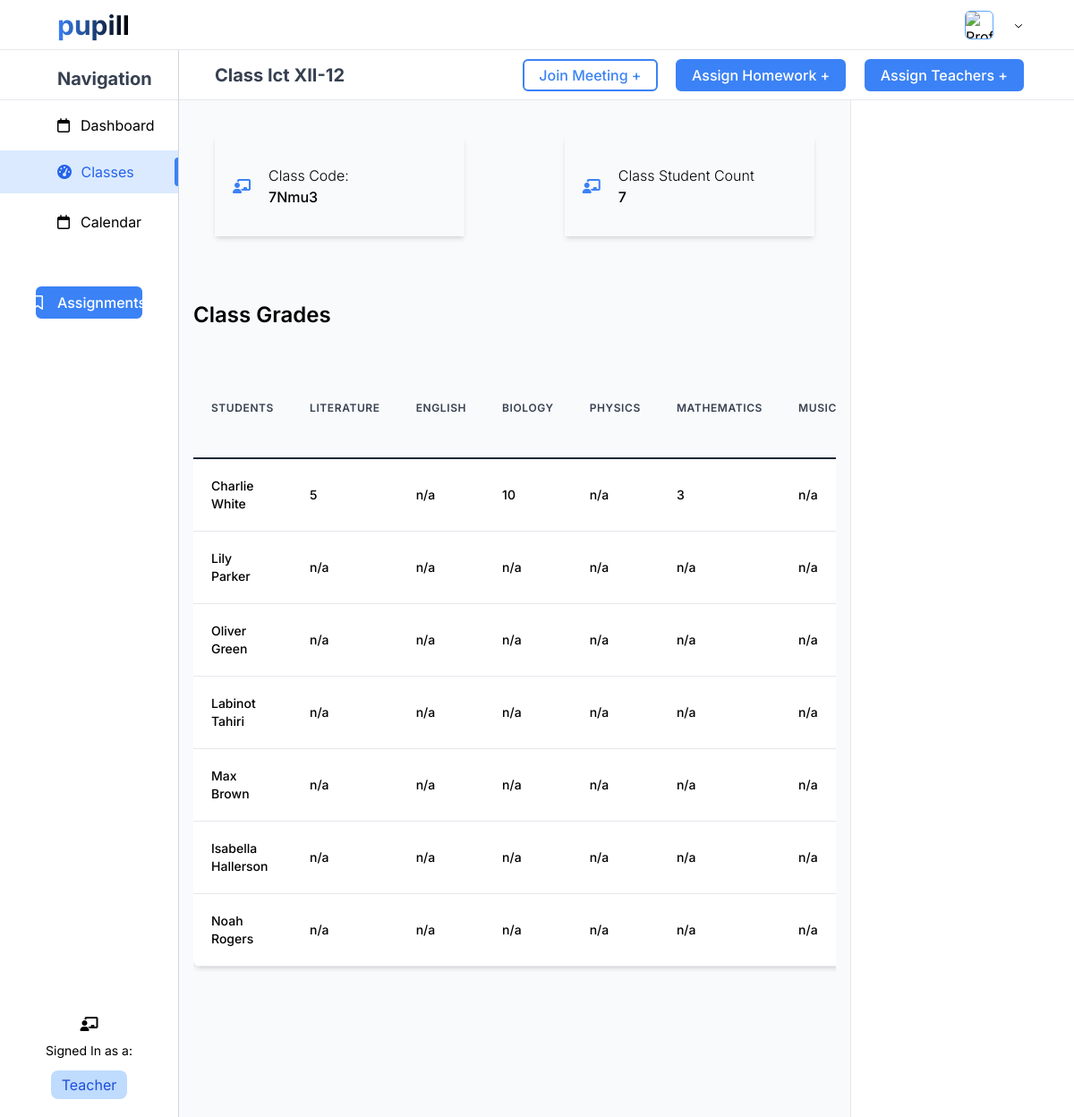
/dashboards/teacher_dashboard/class.php?class_id=24 (signed in), run on the app's committed database.
### tables this page shows
CREATE TABLE `classes` (
  `class_id` int(255) NOT NULL,
  `class_name` varchar(255) NOT NULL,
  `class_headTeacher` varchar(255) NOT NULL,
  `class_subjectCount` varchar(255) NOT NULL,
  `school` varchar(255) NOT NULL,
  `class_code` varchar(255) NOT NULL,
  `created_at` datetime(6) NOT NULL,
  `updated_at` datetime(6) DEFAULT NULL ON UPDATE current_timestamp(6)
);

CREATE TABLE `class_subjects` (
  `id` int(11) NOT NULL,
  `class_id` int(11) NOT NULL,
  `subject` varchar(255) NOT NULL,
  `teacher_id` int(11) NOT NULL
);

CREATE TABLE `students` (
  `student_id` int(255) NOT NULL,
  `student_name` varchar(255) NOT NULL,
  `student_surname` varchar(255) NOT NULL,
  `student_email` varchar(255) NOT NULL,
  `student_password` varchar(255) NOT NULL,
  `student_birthday` varchar(255) NOT NULL,
  `student_parentCode` varchar(255) NOT NULL,
  `student_class` varchar(255) DEFAULT NULL,
  `school_id` varchar(255) NOT NULL,
  `created_at` datetime(6) NOT NULL,
  `updated_at` datetime(6) DEFAULT NULL ON UPDATE current_timestamp(6)
);

CREATE TABLE `grades` (
  `grade_id` int(11) NOT NULL,
  `student_id` int(11) NOT NULL,
  `subject` varchar(255) NOT NULL,
  `teacher_id` int(11) NOT NULL,
  `class_id` int(11) NOT NULL,
  `school_id` int(11) NOT NULL,
  `grade_value` int(11) NOT NULL,
  `grade_percentage` int(255) NOT NULL,
  `grade_date` timestamp(6) NOT NULL DEFAULT current_timestamp(6) ON UPDATE current_timestamp(6)
);

### dashboards/teacher_dashboard/class.php (the view, shortened to what this page needs)
<?php
include_once '../../db_connection/config.php';
$class_id = $_GET['class_id'];
$sql = "SELECT * FROM teachers WHERE teacher_id = ? ";
$stmt = $con->prepare($sql);
$stmt->bindParam(1, $_SESSION['id']);
$stmt->execute();
$data = $stmt->fetch();
$sql = "SELECT * FROM classes WHERE class_id = ?  ";
$stmt = $con->prepare($sql);
$stmt->bindParam(1, $class_id);
$stmt->execute();
$dataClass = $stmt->fetch();
$sql = "SELECT * FROM students WHERE student_class = ?  ";
$stmtS = $con->prepare($sql);
$stmtS->bindParam(1, $class_id);
$stmtS->execute();
$dataClassStudents = $stmtS->fetchAll();
$numStudents = $stmtS->rowCount();
$sql = "SELECT * FROM grades WHERE class_id = ?";
$stmt = $con->prepare($sql);
$stmt->bindParam(1, $class_id);
$stmt->execute();
$grades = $stmt->fetchAll();
$sql = "SELECT * FROM class_subjects WHERE class_id = ?  ";
$stmt = $con->prepare($sql);
$stmt->bindParam(1, $class_id);
$stmt->execute();
$dataClassSubjects = $stmt->fetchAll();
?>
<!DOCTYPE html>
<html lang="en">
<head>
    <script src="https://cdn.tailwindcss.com"></script>
</head>
<body style="font-family: 'Inter'">
    <div class=" flex flex-row">
        <div class="flex w-1/6 h-screen flex-col">
            <div class="flex items-center w-full h-14 py-5 border-b  border-gray-200">
                <div class="ml-16">
                    <p onclick="window.location.href='../../index.html'" class="text-3xl font-bold bg-gradient-to-r from-blue-500 to-black text-transparent bg-clip-text cursor-pointer inline-block">pupill</p>
                </div>
            </div>
            <div class="flex justify-between flex-col h-full border-r border-gray-300">
                <div class="flex mt-2">
                    <ul class=" w-full">
                        <li class="flex items-center w-full h-12 border-b border-gray-200 justify-start  ">
                            <span class="ml-16 font-bold text-xl text-gray-700">Navigation</span>
                        </li>
                        <li onclick="window.location.href='teacherDashboard.php'" style="font-family: 'Inter', sans-serif;" class="flex flex-row items-center font-regular pl-16 py-2 my-2 text-md cursor-pointer hover:text-blue-600 transition-colors duration-300">
                            <i class="far fa-calendar mr-3"></i>
                            <span class="hover:text-blue-500">Dashboard</span>
                        </li>
                        <li onclick="window.location.href='teacherClass.php'" style="font-family: 'Inter', sans-serif;" class="flex flex-row items-center bg-blue-100 pl-16 py-2 font-regular text-md flex justify-between items-center cursor-pointer text-blue-600">
                            <div>
                                <i class="fas fa-tachometer-alt mr-1.5"></i>
                                <span>Classes</span>
                            </div>
                            <div class="bg-blue-500 h-8 w-1 rounded-l-lg "></div>
                        </li>
                        <li style="font-family: 'Inter', sans-serif;" class="flex flex-row items-center font-regular pl-16 py-2 my-3 text-md cursor-pointer hover:text-blue-600 transition-colors duration-300">
                            <i class="far fa-calendar mr-3"></i>
                            <span class="hover:text-blue-500">Calendar</span>
                        </li>
                        <div class="w-fill flex items-center justify-center">
                            <li onclick="window.location.href='assignments.php?classId=<?= urlencode($dataClass['class_id']) ?>'" style="font-family: 'Inter', sans-serif;" class="mt-10 w-3/5 flex flx-row items-center justify-center text-white bg-blue-500 font-medium rounded-md py-1 px-4 border-2 border-solid border-blue-500 hover:border-blue-600 hover:bg-blue-600 transition duration-300 ease-in-out cursor-pointer">
                                <i class="far fa-bookmark mr-4"></i>
                                <span>Assignments</span>
                            </li>
                        </div>
                    </ul>
                </div>
                <div class="flex flex-col justify-center items-center m-5 ">
                    <i class="fas fa-chalkboard-teacher mb-3"></i>
                    <p style="font-family: 'Inter', sans-serif;" class="mb-3 text-sm">Signed In as a:</p>
                    <p style="font-family: 'Inter', sans-serif;" class="bg-blue-200 text-blue-700 rounded-lg px-3 py-1">Teacher</p>
                </div>
            </div>
        </div>
        <div class="flex w-5/6 h-screen flex-col">
            <div class="flex items-center w-full h-14 py-5 border-b border-gray-200 justify-end ">
                <div class="flex flex-row mr-14 items-center">
                    <img class="w-8 h-8 border mr-3 rounded-md border-blue-400" src="../../resources/icons/school.png" alt="Profile Picture">
                    <div class="relative inline-block">
                        <div class="cursor-pointer" onclick="showDropdown()">
                            <svg xmlns="http://www.w3.org/2000/svg" class="h-3 w-3 inline-block ml-2" fill="none" viewBox="0 0 24 24" stroke="currentColor">
                                <path stroke-linecap="round" stroke-linejoin="round" stroke-width="2" d="M19 9l-7 7-7-7" />
                            </svg>
                        </div>
                    </div>
                </div>
            </div>
            <div class="flex items-center w-full h-14 py-5 border-b border-gray-200 justify-between  ">
                <span class="ml-10 font-bold text-xl text-gray-700">Class <?= $dataClass['class_name'] ?></span>
                <div>
                    <button onclick="location.href='meeting.php?class=<?= urlencode($dataClass['class_id']) ?>'" class="text-blue-500 bg-white mr-4 font-medium rounded-md py-1 px-4 border-2 border-solid border-blue-500 hover:text-white hover:border-blue-600 hover:bg-blue-600 transition duration-300 ease-in-out">Join Meeting +</button>
                    <button onclick="openHomework()" class="text-white bg-blue-500 mr-4 font-medium rounded-md py-1 px-4 border-2 border-solid border-blue-500 hover:border-blue-600 hover:bg-blue-600 transition duration-300 ease-in-out">Assign Homework +</button>
                    <button onclick="openModal()" class="text-white bg-blue-500 mr-14 font-medium rounded-md py-1 px-4 border-2 border-solid border-blue-500 hover:border-blue-600 hover:bg-blue-600 transition duration-300 ease-in-out">Assign Teachers +</button>
                </div>
            </div>
            <div class="flex flex-row w-full h-screen min-h-screen overflow-scroll overflow-x-hidden">
                <div class="flex flex-col w-3/4 h-full bg-slate-50">
                    <div class="w-fill h-28 m-10 rounded-md flex flex-row justify-between">
                        <div class="flex items-center shadow-md w-5/12 h-28">
                            <div class="flex flex-row items-center">
                                <i class="fas fa-chalkboard-teacher mx-5 text-blue-500"></i>
                                <div class="flex flex-col">
                                    <p class="text-md font-light">Class Code: </p>
                                    <p class="text-md font-medium"> <?= $dataClass['class_code'] ?></p>
                                </div>
                            </div>
                        </div>
                        <div class="flex items-center shadow-md w-5/12 h-full">
                            <div class="flex flex-row items-center">
                                <i class="fas fa-chalkboard-teacher mx-5 text-blue-500"></i>
                                <div class="flex flex-col">
                                    <p class="text-md font-light">Class Student Count</p>
                                    <p class="text-md font-medium"> <?= $numStudents ?></p>
                                </div>
                            </div>
                        </div>
                    </div>
                    <?php if ($numStudents > 0) : ?>
                        <div class="container mx-auto">
                            <div class="px-4 py-8">
                                <h2 class="text-2xl font-semibold mb-8">Class Grades</h2>
                                <div class="overflow-x-auto">
                                    <div class="inline-block min-w-full shadow-md rounded-lg overflow-hidden">
                                        <table class="min-w-full leading-normal">
                                            <thead>
                                                <tr>
                                                    <th class="px-5 py-3 border-b-2 border-gray-800 text-left text-xs font-semibold text-gray-700 h-28 uppercase tracking-wider">Students</th>
                                                    <?php foreach ($dataClassSubjects as $subject) : ?>
                                                        <th class="px-5 py-3 border-b-2 border-gray-800 text-left text-xs font-semibold text-gray-700 uppercase tracking-wider"><?php echo $subject['subject']; ?></th>
                                                    <?php endforeach; ?>
                                                </tr>
                                            </thead>
                                            <tbody>
                                                <?php foreach ($dataClassStudents as $student) : ?>
                                                    <tr>
                                                        <td class="px-5 py-5 border-b border-gray-200 bg-white text-sm font-medium"><?php echo $student['student_name'] . ' ' . $student['student_surname']; ?></td>
                                                        <?php foreach ($dataClassSubjects as $subject) : ?>
                                                            <?php
                                                            $grade = '';
                                                            foreach ($grades as $gradeData) {
                                                                if ($gradeData['student_id'] == $student['student_id'] && $gradeData['subject'] == $subject['subject']) {
                                                                    $grade = $gradeData['grade_value'];
                                                                    break;
                                                                }
                                                            }
                                                            ?>
                                                            <td class="px-5 py-5 border-b border-gray-200 bg-white text-sm font-medium <?php if ($subject['subject'] == $data['teacher_subject']) echo 'editable'; ?>"  name="<?php echo 'grades[' . $student['student_id'] . '][' . $subject['subject'] . ']'; ?>">
                                                                <?php echo $grade != '' ? $grade : 'n/a'; ?>
                                                            </td>
                                                        <?php endforeach; ?>
                                                    </tr>
                                                <?php endforeach; ?>
                                            </tbody>
                                        </table>
                                    </div>
                                </div>
                            </div>
                        </div>
                    <?php else : ?>
                        <p class="self-center mt-20">No students in class</p>
                    <?php endif; ?>
                </div>
                <div class="flex w-1/4 h-full py-5 border-l border-gray-200 justify-center text-sm">
                    <div style="font-family: 'Inter'" class="w-full h-4/6 border-slate-100 px-4 text-sm" id='calendar'></div>
                </div>
            </div>
        </div>
    </div>
</body>
</html>

### data on the page
classes: class_name "Ict XII-12", class_code "7Nmu3"
class_subjects: subject "LITERATURE", shows "n/a"
class_subjects: subject "ENGLISH", shows "n/a"
class_subjects: subject "BIOLOGY", shows "n/a"
class_subjects: subject "PHYSICS", shows "n/a"
class_subjects: subject "MATHEMATICS", shows "n/a"
class_subjects: subject "MUSIC", shows "n/a"
students: student_name "Charlie", student_surname "White"
grades: grade_value "5"
grades: grade_value "10"
grades: grade_value "3"
students: student_name "Lily", student_surname "Parker"
students: student_name "Oliver", student_surname "Green"
students: student_name "Labinot", student_surname "Tahiri"
students: student_name "Max", student_surname "Brown"
students: student_name "Isabella", student_surname "Hallerson"
students: student_name "Noah", student_surname "Rogers"

### other printed values
$numStudents "7"
